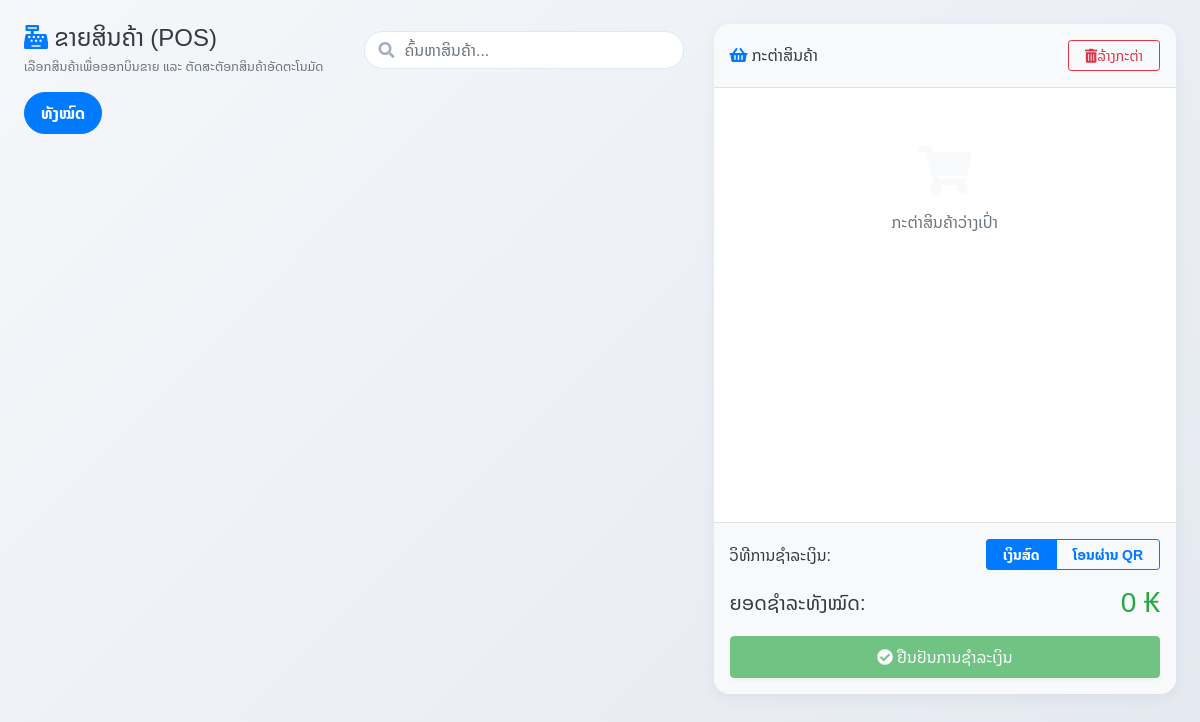
The page /pages/sales.php (signed in) on the database as committed earlier.
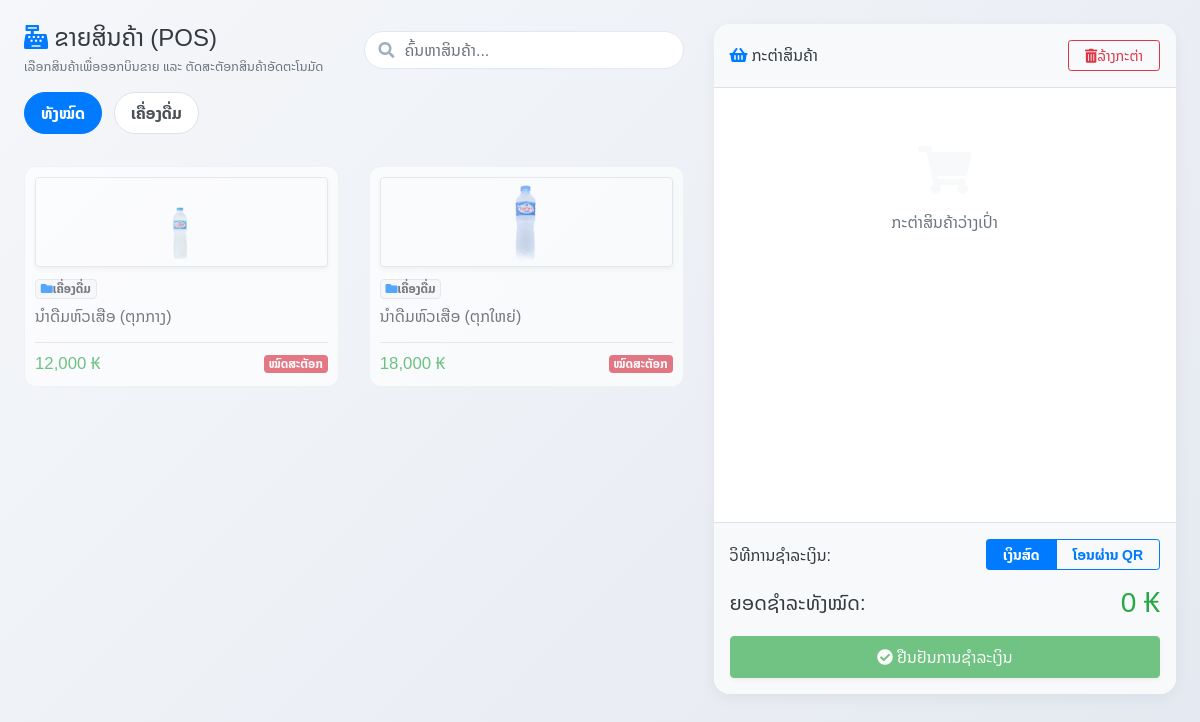
The same page on the database as committed later.
### tables this page shows
CREATE TABLE `product_categories` (
  `category_id` int(11) NOT NULL AUTO_INCREMENT,
  `category_code` varchar(50) NOT NULL DEFAULT '',
  `category_name` varchar(100) NOT NULL,
  `created_at` datetime DEFAULT current_timestamp(),
  PRIMARY KEY (`category_id`),
  UNIQUE KEY `category_code` (`category_code`)
);

CREATE TABLE `products` (
  `product_id` int(11) NOT NULL AUTO_INCREMENT,
  `product_code` varchar(50) NOT NULL,
  `product_name` varchar(100) NOT NULL,
  `category_id` int(11) NOT NULL,
  `cost_price` decimal(12,2) DEFAULT 0.00,
  `sale_price` decimal(12,2) NOT NULL,
  `quantity` int(11) DEFAULT 0,
  `unit` varchar(20) DEFAULT '?????????',
  `image` varchar(255) DEFAULT NULL,
  `created_at` datetime DEFAULT current_timestamp(),
  PRIMARY KEY (`product_id`),
  UNIQUE KEY `product_code` (`product_code`),
  KEY `fk_products_category` (`category_id`),
  CONSTRAINT `fk_products_category` FOREIGN KEY (`category_id`) REFERENCES `product_categories` (`category_id`) ON UPDATE CASCADE
);

### config/db.php (called while the page is built, shortened)
<?php
if (!function_exists('formatCurrency')) {
    function formatCurrency($amount)
    {
        return number_format((float)$amount, 0, '.', ',') . ' ₭';
    }
}
?>

### pages/sales.php (the view, shortened to what this page needs)
<?php
require_once '../config/db.php';
$categories = [];
$resCat = mysqli_query($conn, "SELECT DISTINCT c.* FROM product_categories c JOIN products p ON c.category_id = p.category_id ORDER BY c.category_id ASC");
if ($resCat) {
    while ($row = mysqli_fetch_assoc($resCat)) {
        $categories[] = $row;
    }
}
$products = [];
$resProd = mysqli_query($conn, "SELECT p.*, c.category_name, c.category_code FROM products p LEFT JOIN product_categories c ON p.category_id = c.category_id ORDER BY p.product_name ASC");
if ($resProd) {
    while ($row = mysqli_fetch_assoc($resProd)) {
        $products[] = $row;
    }
}
?>
<!DOCTYPE html>
<html lang="lo">
<head>
    <link rel="stylesheet" href="../assets/css/local-font.css?v=<?php echo time(); ?>">
    <link rel="stylesheet" href="../bootstrap/css/bootstrap.min.css">
    <link rel="stylesheet" href="../icon/css/all.min.css">
    <link rel="stylesheet" href="../assets/css/pages/users-manage.css">
</head>
<body>
<div class="container-fluid py-4 px-3 px-md-4">
    <div class="row">
        <div class="col-lg-7">
            <div class="mb-3 d-flex flex-wrap align-items-center justify-content-between gap-3">
                <div>
                    <h4 class="fw-bold text-dark mb-1"><i class="fas fa-cash-register text-primary me-2"></i> ຂາຍສິນຄ້າ (POS)</h4>
                    <p class="text-muted small mb-0">ເລືອກສິນຄ້າເພື່ອອອກບິນຂາຍ ແລະ ຕັດສະຕັອກສິນຄ້າອັດຕະໂນມັດ</p>
                </div>
                <div class="search-box" style="width: 100%; max-width: 320px;">
                    <i class="fas fa-search"></i>
                    <input type="text" id="searchInput" class="form-control" placeholder="ຄົ້ນຫາສິນຄ້າ...">
                </div>
            </div>
            <div class="mb-4">
                <div class="pos-category-tab active" data-category="all">ທັງໝົດ</div>
                <?php foreach ($categories as $c): ?>
                    <div class="pos-category-tab" data-category="<?= $c['category_id'] ?>"><?= htmlspecialchars($c['category_name']) ?></div>
                <?php endforeach; ?>
            </div>
            <div class="row row-cols-2 row-cols-sm-3 row-cols-md-3 g-2" id="productsGrid" style="max-height: calc(100vh - 240px); overflow-y: auto; padding-bottom: 20px;">
                <?php foreach ($products as $p): ?>
                    <?php
                        $outOfStock = $p['quantity'] <= 0;
                        $cardClass = $outOfStock ? 'out-of-stock' : '';
                    ?>
                    <div class="col product-card-container" data-category="<?= $p['category_id'] ?>" data-name="<?= htmlspecialchars(strtolower($p['product_name'])) ?>" data-code="<?= htmlspecialchars(strtolower($p['product_code'])) ?>">
                        <div class="pos-product-card <?= $cardClass ?>" onclick="<?= $outOfStock ? 'void(0)' : 'addToCart(' . json_encode($p) . ')' ?>">
                            <div class="mb-2 text-center rounded bg-white border d-flex align-items-center justify-content-center shadow-sm" style="height: 90px; overflow: hidden; background-color: #fff;">
                                <?php if (!empty($p['image']) && file_exists('../uploads/products/' . $p['image'])): ?>
                                    <img src="../uploads/products/<?= htmlspecialchars($p['image']) ?>" alt="product" style="width: 100%; height: 100%; object-fit: contain;">
                                <?php else: ?>
                                    <i class="fas fa-image text-muted fa-2x"></i>
                                <?php endif; ?>
                            </div>
                            <div>
                                <span class="badge bg-light text-dark border mb-2 small"><i class="fas fa-folder me-1 text-primary"></i><?= htmlspecialchars($p['category_name']) ?></span>
                                <h6 class="fw-bold text-dark mb-1 text-truncate" title="<?= htmlspecialchars($p['product_name']) ?>"><?= htmlspecialchars($p['product_name']) ?></h6>
                            </div>
                            <div class="d-flex justify-content-between align-items-center mt-3 border-top pt-2">
                                <span class="fw-bold text-success" style="font-size: 1.05rem;"><?= formatCurrency($p['sale_price']) ?></span>
                                <?php if ($outOfStock): ?>
                                    <span class="badge bg-danger text-white">ໝົດສະຕັອກ</span>
                                <?php else: ?>
                                    <span class="badge bg-light text-dark border">ເຫຼືອ: <?= $p['quantity'] ?> <?= htmlspecialchars($p['unit']) ?></span>
                                <?php endif; ?>
                            </div>
                        </div>
                    </div>
                <?php endforeach; ?>
            </div>
        </div>
        <div class="col-lg-5">
            <div class="cart-wrapper">
                <div class="border-bottom p-3 bg-light d-flex justify-content-between align-items-center" style="border-top-left-radius: 16px; border-top-right-radius: 16px;">
                    <h6 class="fw-bold text-dark mb-0"><i class="fas fa-shopping-basket text-primary me-2"></i> ກະຕ່າສິນຄ້າ</h6>
                    <button class="btn btn-outline-danger btn-sm rounded-pill px-3" onclick="clearCart()"><i class="fas fa-trash-alt me-1"></i>ລ້າງກະຕ່າ</button>
                </div>
                <div class="cart-items-container" id="cartItems">
                    <div class="text-center py-5 text-muted" id="emptyCartMessage">
                        <i class="fas fa-shopping-cart fa-3x mb-3 d-block text-light"></i>
                        ກະຕ່າສິນຄ້າວ່າງເປົ່າ
                    </div>
                </div>
                <div class="border-top p-3 bg-light" style="border-bottom-left-radius: 16px; border-bottom-right-radius: 16px;">
                    <div class="mb-3 d-flex align-items-center justify-content-between">
                        <span class="fw-bold text-dark">ວິທີການຊຳລະເງິນ:</span>
                        <div class="btn-group btn-group-toggle" data-toggle="buttons">
                            <label class="btn btn-outline-primary active px-3 py-1 btn-sm rounded-start" style="font-weight: 600;">
                                <input type="radio" name="payment_method" id="payCash" value="ເງິນສົດ" checked style="display: none;"> ເງິນສົດ
                            </label>
                            <label class="btn btn-outline-primary px-3 py-1 btn-sm rounded-end" style="font-weight: 600;">
                                <input type="radio" name="payment_method" id="payQR" value="ໂອນຜ່ານ QR" style="display: none;"> ໂອນຜ່ານ QR
                            </label>
                        </div>
                    </div>
                    <div class="d-flex justify-content-between align-items-center mb-3">
                        <span class="h5 fw-bold text-dark mb-0">ຍອດຊຳລະທັງໝົດ:</span>
                        <span class="h3 fw-bold text-success mb-0" id="cartTotalText">0 ₭</span>
                    </div>
                    <button class="btn btn-success w-100 fw-bold py-2 shadow-sm" id="checkoutBtn" disabled onclick="checkout()">
                        <i class="fas fa-check-circle me-1"></i> ຢືນຢັນການຊຳລະເງິນ
                    </button>
                </div>
            </div>
        </div>
    </div>
</div>
</body>
</html>

### assets/css/pages/users-manage.css (style rules this page uses)
* { font-family: 'Noto Sans Lao', 'Noto Sans Lao Looped', 'Phetsarath OT', sans-serif; }
body { background: linear-gradient(135deg, #f5f7fa 0%, #e4e8f0 100%); min-height: 100vh; animation: pageFadeIn 0.7s cubic-bezier(0.25, 1, 0.5, 1) both; }
.search-box { position: relative; }
.search-box i { position: absolute; left: 15px; top: 50%; transform: translateY(-50%); color: #a0aec0; }
.search-box input { padding-left: 40px; border-radius: 30px; border: 1px solid #e2e8f0; transition: all 0.3s ease; }

### pages/sales.php (style rules this page uses)
body { font-family: 'Noto Sans Lao', 'Noto Sans Lao Looped', sans-serif; background-color: #f4f6f9; }
.pos-product-card { background-color: #fff; border-radius: 12px; border: 1px solid rgba(0,0,0,0.06); padding: 10px; cursor: pointer; transition: all 0.25s ease; position: relative; overflow: hidden; height: 100%; }
.pos-product-card img { transition: transform 0.25s ease; }
.pos-product-card.out-of-stock { opacity: 0.65; cursor: not-allowed; }
.pos-category-tab { cursor: pointer; padding: 8px 16px; border-radius: 30px; border: 1px solid #dee2e6; margin-right: 8px; margin-bottom: 8px; font-weight: 600; transition: all 0.2s; display: inline-block; background-color: #fff; color: #495057; }
.pos-category-tab.active, .pos-category-tab:hover { background-color: #007bff; color: #fff; border-color: #007bff; }
.cart-wrapper { background-color: #fff; border-radius: 16px; box-shadow: 0 4px 15px rgba(0,0,0,0.05); height: calc(100vh - 130px); display: flex; flex-direction: column; justify-content: space-between; }
.cart-items-container { flex-grow: 1; overflow-y: auto; padding: 10px; }

Rows that differ between the two databases and show on the page:
added product_categories: category_name "ເຄື່ອງດື່ມ"
added products: image (picture), category.category_name "ເຄື່ອງດື່ມ", product_name "ນ້ຳດື່ມຫົວເສືອ (ຕຸກກາງ)", sale_price "12,000 ₭", quantity "ໝົດສະຕັອກ"
added products: image (picture), category.category_name "ເຄື່ອງດື່ມ", product_name "ນ້ຳດື່ມຫົວເສືອ (ຕຸກໃຫຍ່)", sale_price "18,000 ₭", quantity "ໝົດສະຕັອກ"
